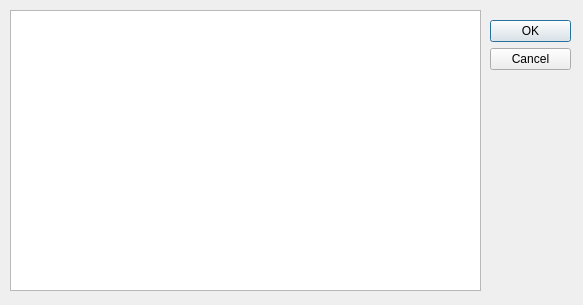
<?xml version="1.0" encoding="UTF-8"?>
<ui version="4.0">
 <class>AboutForm</class>
 <widget class="QDialog" name="AboutForm">
  <property name="geometry">
   <rect>
    <x>0</x>
    <y>0</y>
    <width>583</width>
    <height>305</height>
   </rect>
  </property>
  <property name="windowTitle">
   <string>AboutForm</string>
  </property>
  <widget class="QDialogButtonBox" name="buttonBox">
   <property name="geometry">
    <rect>
     <x>490</x>
     <y>20</y>
     <width>81</width>
     <height>241</height>
    </rect>
   </property>
   <property name="orientation">
    <enum>Qt::Vertical</enum>
   </property>
   <property name="standardButtons">
    <set>QDialogButtonBox::Cancel|QDialogButtonBox::Ok</set>
   </property>
  </widget>
  <widget class="QTextEdit" name="licence">
   <property name="geometry">
    <rect>
     <x>10</x>
     <y>10</y>
     <width>471</width>
     <height>281</height>
    </rect>
   </property>
   <property name="readOnly">
    <bool>true</bool>
   </property>
  </widget>
 </widget>
 <resources/>
 <connections>
  <connection>
   <sender>buttonBox</sender>
   <signal>accepted()</signal>
   <receiver>AboutForm</receiver>
   <slot>accept()</slot>
   <hints>
    <hint type="sourcelabel">
     <x>248</x>
     <y>254</y>
    </hint>
    <hint type="destinationlabel">
     <x>157</x>
     <y>274</y>
    </hint>
   </hints>
  </connection>
  <connection>
   <sender>buttonBox</sender>
   <signal>rejected()</signal>
   <receiver>AboutForm</receiver>
   <slot>reject()</slot>
   <hints>
    <hint type="sourcelabel">
     <x>316</x>
     <y>260</y>
    </hint>
    <hint type="destinationlabel">
     <x>286</x>
     <y>274</y>
    </hint>
   </hints>
  </connection>
 </connections>
</ui>
